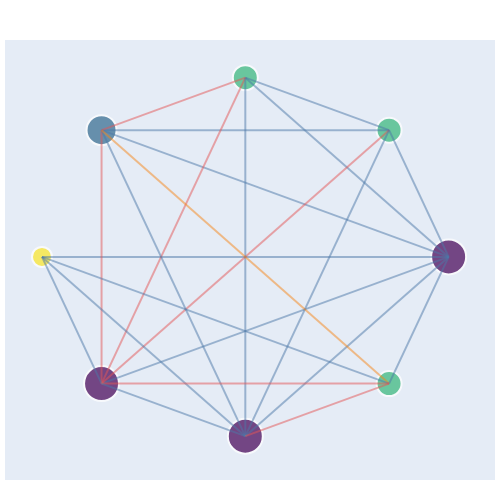

The cell this chart's notebook holds for it:
### Markdown cell above
## Visualisation
Let's see what it looks like! In this plot node colour & size correspond to the degree. The edge colours indicate the source of interactions:
* Red - STRING
* Blue - BioGrid
* Yellow - Both

### Code cell
from graphein.ppi.visualisation import plotly_ppi_graph

plotly_ppi_graph(g)

### Figure 1 — Plotly figure (JSON) as saved in the notebook; plotly's stock layout.template omitted (floating-point values rounded to 4 significant figures)
{"data": [{"hoverinfo": "text", "marker": {"color": [35, 25, 25, 30, 20, 35, 35, 25], "colorbar": {"thickness": 15, "title": {"side": "right", "text": "Node Connections"}, "xanchor": "left"}, "colorscale": [[0, "#440154"], [0.1111, "#482878"], [0.2222, "#3e4989"], [0.3333, "#31688e"], [0.4444, "#26828e"], [0.5556, "#1f9e89"], [0.6667, "#35b779"], [0.7778, "#6ece58"], [0.8889, "#b5de2b"], [1, "#fde725"]], "line": {"width": 2}, "reversescale": true, "showscale": false, "size": [35, 25, 25, 30, 20, 35, 35, 25]}, "mode": "markers", "text": ["CDC42", "CDK1", "KIF23", "PLK1", "RAC2", "RACGAP1", "RHOA", "RHOB"], "type": "scatter", "x": [1, 0.7071, -1.739e-08, -0.7071, -1.0, -0.7071, 3.825e-08, 0.7071], "y": [1.838e-08, 0.7071, 1.0, 0.7071, -6.904e-08, -0.7071, -1.0, -0.7071]}, {"hoverinfo": "text", "line": {"color": "rgba(0.2980392156862745, 0.47058823529411764, 0.6588235294117647, 0.5)", "width": 2}, "mode": "lines", "text": ["s / t / r / i / n / g"], "type": "scatter", "x": [1, -1.0], "y": [1.838e-08, -6.904e-08]}, {"hoverinfo": "text", "line": {"color": "rgba(0.2980392156862745, 0.47058823529411764, 0.6588235294117647, 0.5)", "width": 2}, "mode": "lines", "text": ["s / t / r / i / n / g"], "type": "scatter", "x": [1, 0.7071], "y": [1.838e-08, -0.7071]}, {"hoverinfo": "text", "line": {"color": "rgba(0.2980392156862745, 0.47058823529411764, 0.6588235294117647, 0.5)", "width": 2}, "mode": "lines", "text": ["s / t / r / i / n / g"], "type": "scatter", "x": [1, 0.7071], "y": [1.838e-08, 0.7071]}, {"hoverinfo": "text", "line": {"color": "rgba(0.2980392156862745, 0.47058823529411764, 0.6588235294117647, 0.5)", "width": 2}, "mode": "lines", "text": ["s / t / r / i / n / g"], "type": "scatter", "x": [1, -1.739e-08], "y": [1.838e-08, 1.0]}, {"hoverinfo": "text", "line": {"color": "rgba(0.2980392156862745, 0.47058823529411764, 0.6588235294117647, 0.5)", "width": 2}, "mode": "lines", "text": ["s / t / r / i / n / g"], "type": "scatter", "x": [1, -0.7071], "y": [1.838e-08, -0.7071]}, {"hoverinfo": "text", "line": {"color": "rgba(0.2980392156862745, 0.47058823529411764, 0.6588235294117647, 0.5)", "width": 2}, "mode": "lines", "text": ["s / t / r / i / n / g"], "type": "scatter", "x": [1, -0.7071], "y": [1.838e-08, 0.7071]}, {"hoverinfo": "text", "line": {"color": "rgba(0.2980392156862745, 0.47058823529411764, 0.6588235294117647, 0.5)", "width": 2}, "mode": "lines", "text": ["s / t / r / i / n / g"], "type": "scatter", "x": [1, 3.825e-08], "y": [1.838e-08, -1.0]}, {"hoverinfo": "text", "line": {"color": "rgba(0.2980392156862745, 0.47058823529411764, 0.6588235294117647, 0.5)", "width": 2}, "mode": "lines", "text": ["s / t / r / i / n / g"], "type": "scatter", "x": [0.7071, -1.739e-08], "y": [0.7071, 1.0]}, {"hoverinfo": "text", "line": {"color": "rgba(0.2980392156862745, 0.47058823529411764, 0.6588235294117647, 0.5)", "width": 2}, "mode": "lines", "text": ["s / t / r / i / n / g"], "type": "scatter", "x": [0.7071, -0.7071], "y": [0.7071, 0.7071]}, {"hoverinfo": "text", "line": {"color": "rgba(0.8941176470588236, 0.3411764705882353, 0.33725490196078434, 0.5)", "width": 2}, "mode": "lines", "text": ["s / t / r / i / n / g", "b / i / o / g / r / i / d"], "type": "scatter", "x": [0.7071, -0.7071], "y": [0.7071, -0.7071]}, {"hoverinfo": "text", "line": {"color": "rgba(0.2980392156862745, 0.47058823529411764, 0.6588235294117647, 0.5)", "width": 2}, "mode": "lines", "text": ["s / t / r / i / n / g"], "type": "scatter", "x": [0.7071, 3.825e-08], "y": [0.7071, -1.0]}, {"hoverinfo": "text", "line": {"color": "rgba(0.8941176470588236, 0.3411764705882353, 0.33725490196078434, 0.5)", "width": 2}, "mode": "lines", "text": ["s / t / r / i / n / g", "b / i / o / g / r / i / d"], "type": "scatter", "x": [-1.739e-08, -0.7071], "y": [1.0, 0.7071]}, {"hoverinfo": "text", "line": {"color": "rgba(0.8941176470588236, 0.3411764705882353, 0.33725490196078434, 0.5)", "width": 2}, "mode": "lines", "text": ["s / t / r / i / n / g", "b / i / o / g / r / i / d"], "type": "scatter", "x": [-1.739e-08, -0.7071], "y": [1.0, -0.7071]}, {"hoverinfo": "text", "line": {"color": "rgba(0.2980392156862745, 0.47058823529411764, 0.6588235294117647, 0.5)", "width": 2}, "mode": "lines", "text": ["s / t / r / i / n / g"], "type": "scatter", "x": [-1.739e-08, 3.825e-08], "y": [1.0, -1.0]}, {"hoverinfo": "text", "line": {"color": "rgba(0.8941176470588236, 0.3411764705882353, 0.33725490196078434, 0.5)", "width": 2}, "mode": "lines", "text": ["s / t / r / i / n / g", "b / i / o / g / r / i / d"], "type": "scatter", "x": [-0.7071, -0.7071], "y": [0.7071, -0.7071]}, {"hoverinfo": "text", "line": {"color": "rgba(0.2980392156862745, 0.47058823529411764, 0.6588235294117647, 0.5)", "width": 2}, "mode": "lines", "text": ["s / t / r / i / n / g"], "type": "scatter", "x": [-0.7071, 3.825e-08], "y": [0.7071, -1.0]}, {"hoverinfo": "text", "line": {"color": "rgba(0.9607843137254902, 0.5215686274509804, 0.09411764705882353, 0.5)", "width": 2}, "mode": "lines", "text": ["b / i / o / g / r / i / d"], "type": "scatter", "x": [-0.7071, 0.7071], "y": [0.7071, -0.7071]}, {"hoverinfo": "text", "line": {"color": "rgba(0.2980392156862745, 0.47058823529411764, 0.6588235294117647, 0.5)", "width": 2}, "mode": "lines", "text": ["s / t / r / i / n / g"], "type": "scatter", "x": [-1.0, 3.825e-08], "y": [-6.904e-08, -1.0]}, {"hoverinfo": "text", "line": {"color": "rgba(0.2980392156862745, 0.47058823529411764, 0.6588235294117647, 0.5)", "width": 2}, "mode": "lines", "text": ["s / t / r / i / n / g"], "type": "scatter", "x": [-1.0, 0.7071], "y": [-6.904e-08, -0.7071]}, {"hoverinfo": "text", "line": {"color": "rgba(0.2980392156862745, 0.47058823529411764, 0.6588235294117647, 0.5)", "width": 2}, "mode": "lines", "text": ["s / t / r / i / n / g"], "type": "scatter", "x": [-1.0, -0.7071], "y": [-6.904e-08, -0.7071]}, {"hoverinfo": "text", "line": {"color": "rgba(0.8941176470588236, 0.3411764705882353, 0.33725490196078434, 0.5)", "width": 2}, "mode": "lines", "text": ["s / t / r / i / n / g", "b / i / o / g / r / i / d"], "type": "scatter", "x": [-0.7071, 0.7071], "y": [-0.7071, -0.7071]}, {"hoverinfo": "text", "line": {"color": "rgba(0.2980392156862745, 0.47058823529411764, 0.6588235294117647, 0.5)", "width": 2}, "mode": "lines", "text": ["s / t / r / i / n / g"], "type": "scatter", "x": [-0.7071, 3.825e-08], "y": [-0.7071, -1.0]}, {"hoverinfo": "text", "line": {"color": "rgba(0.8941176470588236, 0.3411764705882353, 0.33725490196078434, 0.5)", "width": 2}, "mode": "lines", "text": ["s / t / r / i / n / g", "b / i / o / g / r / i / d"], "type": "scatter", "x": [3.825e-08, 0.7071], "y": [-1.0, -0.7071]}], "layout": {"height": 500, "hovermode": "closest", "margin": {"b": 20, "l": 5, "r": 5, "t": 40}, "showlegend": false, "title": {"font": {"size": 16}}, "width": 500, "xaxis": {"showgrid": false, "showticklabels": false, "zeroline": false}, "yaxis": {"showgrid": false, "showticklabels": false, "zeroline": false}}}
